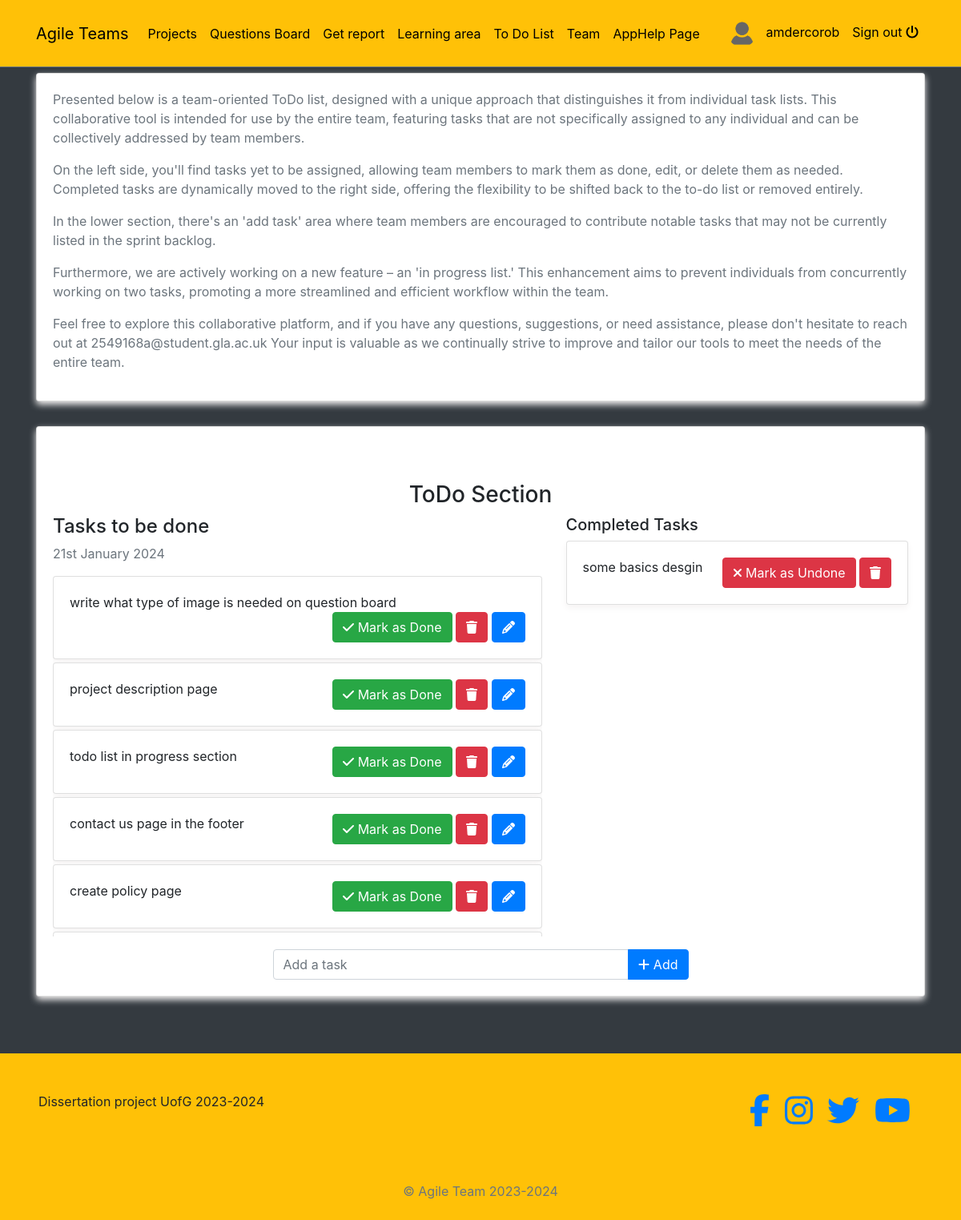
The page /todo/ (signed in) on the database as committed earlier.
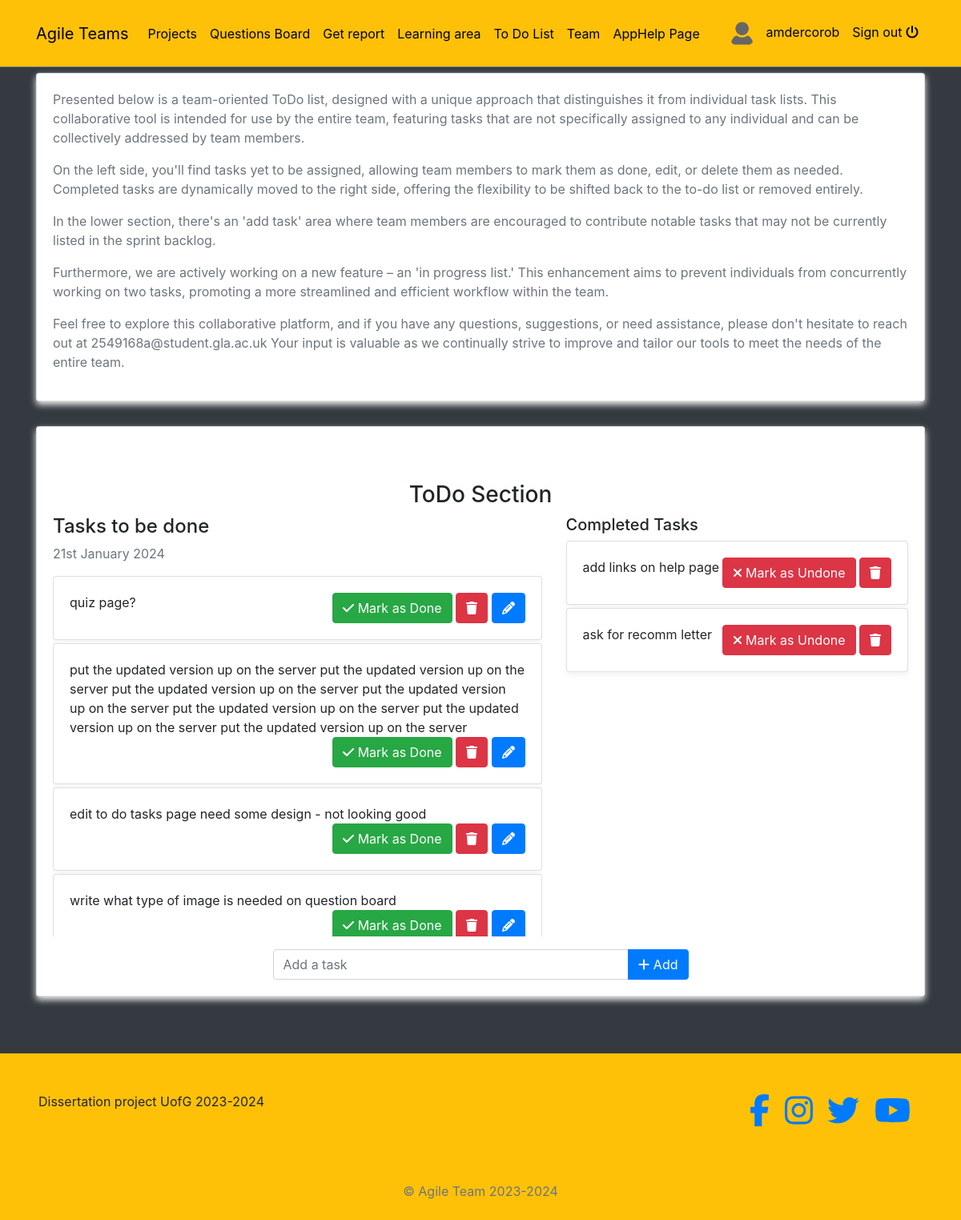
The same page on the database as committed later.
### todo/models.py (models this page shows, shortened)
class Task(models.Model):
    task = models.CharField(max_length=200)
    is_completed = models.BooleanField(default=False)
    created_at = models.DateTimeField(auto_now_add=True)
    updated_at = models.DateTimeField(auto_now=True)

### agile/views.py (the view)
# urls.py: path('todo/', views.todo, name='todo'),
def todo(request):
    tasks = Task.objects.filter(is_completed=False).order_by('-updated_at')
    completed_tasks = Task.objects.filter(is_completed=True).order_by('-updated_at')
    context = {
        'tasks': tasks,
        'completed_tasks': completed_tasks
    }
    return render(request, 'todo.html', context)

### blogs/context_processors.py (called while the page is built)
def get_categories(request):
    categories = Category.objects.all()
    return dict(categories=categories)

### profiles/context_processors.py (called while the page is built)
def profile_pic(request):
    if request.user.is_authenticated:
        user = request.user
        try:
            profile_obj = Profile.objects.get(user=user)
            pic = profile_obj.profile_picture
        except Profile.DoesNotExist:
            pic = None
        return {'picture':pic}
    return {}

def get_profile(request):
    if request.user.is_authenticated:
        user = request.user
        try:
            profile_obj = Profile.objects.get(user=user)
        except Profile.DoesNotExist:
            pic = None
        return {'profile':profile_obj}
    return {}

### templates/todo.html (shortened to what the changed rows need)
{% extends 'base.html' %}
{% block content %}
{% if request.user.is_authenticated  %}
    <div class="container">
        <div class="card">
            <div class="card-body">
                <div class="row">
                    <div class="col-md-7 col-lg-7">
                        <div class="overflow-auto" style="max-height: 450px;">
                            {% for task in tasks %}
                            <div class="card mb-1">
                                <div class="card-body">
                                    {{task.task}}
                                    <span class="float-right">
                                        <a href="{% url 'mark_as_done' task.pk %}" class="btn btn-success"><i class="fa fa-check"></i> Mark as Done</a>
                                        <a href="{% url 'delete_task' task.pk %}" class="btn btn-danger"><i class="fa fa-trash"></i></a>
                                        <a href="{% url 'edit_task' task.pk %}" class="btn btn-primary"><i class="fa fa-pencil"></i></a>
                                    </span>
                                </div>
                            </div>
                            {% endfor %}
                        </div>
                    </div>
                    <div class="col-md-5 col-lg-5">
                        {% for task in completed_tasks %}
                        <div class="card mb-1">
                            <div class="card-body">
                                {{task.task}}
                                <span style="position: relative; float: right;">
                                    <a href="{% url 'mark_as_undone' task.pk %}" class="btn btn-danger"><i class="fa fa-times"></i> Mark as Undone</a>
                                    <a href="{% url 'delete_task' task.pk %}" class="btn btn-danger"><i class="fa fa-trash"></i></a>
                                </span>
                            </div>
                        </div>
                        {% endfor %}
                    </div>
                </div>
            </div>
        </div>
    </div>
    {% else %}
    <div class = "text-white text-center h3" style="margin-top: 70px;"> Please log in! </div>
    {% endif %}
{% endblock %}

Rows that differ between the two databases and show on the page:
removed Task: task "project description page", shown under "Tasks to be done"
no longer on this page (row unchanged): Task: task "todo list in progress section", shown under "Tasks to be done"
removed Task: task "contact us page in the footer", shown under "Tasks to be done"
no longer on this page (row unchanged): Task: task "create policy page", shown under "Tasks to be done"
removed Task: task "some basics desgin", shown under "Completed Tasks"
added Task: task "quiz page?", shown under "Tasks to be done"
added Task: task "put the updated version up on the server put the updated version up on the server put the updated version up on the server put the updated version up on the server put the updated version up on the server put the updated version up on the server put the updated version up on the server", shown under "Tasks to be done"
added Task: task "edit to do tasks page need some design - not looking good", shown under "Tasks to be done"
added Task: task "add links on help page", shown under "Completed Tasks"
now on this page (row edited): Task: task "ask for recomm letter", shown under "Completed Tasks"
